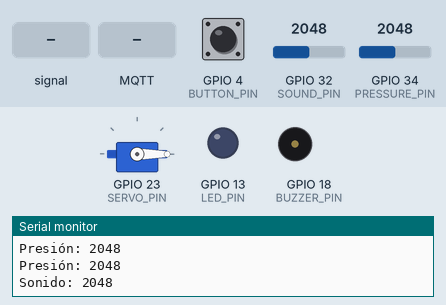
Bench run of a sketch on a simulated ESP32. On the bench: servo, output pins drawn as LEDs (lit = HIGH), buzzer (waves = sounding), the last lines printed to the serial monitor. Inputs (shaded band) come from the test bench; at power-on: GPIO 4 (BUTTON_PIN) HIGH, GPIO 32 (SOUND_PIN) = 2048, GPIO 34 (PRESSURE_PIN) = 2048. WiFi joins after 1.5 s; servers stay silent unless stated; no MQTT or app messages arrive unless stated.

Above: at 2.7 s.
2.8 s: GPIO 4 (BUTTON_PIN) pulled LOW for 0.15 s
At 5.23 s:
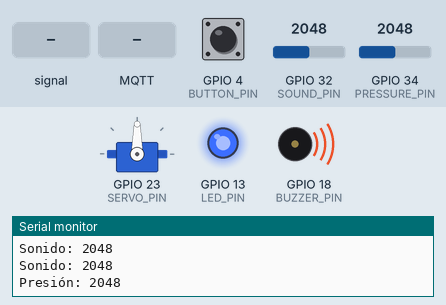
5.8 s: GPIO 32 (SOUND_PIN) set to 560
At 7.75 s:
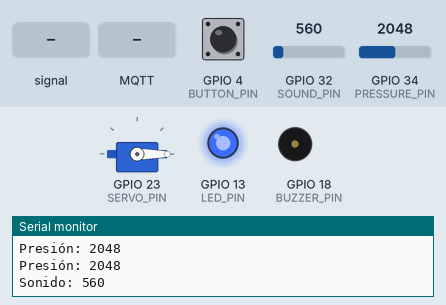
8.8 s: GPIO 34 (PRESSURE_PIN) set to 520
11.8 s: GPIO 34 (PRESSURE_PIN) set to 460
At 12.7 s:
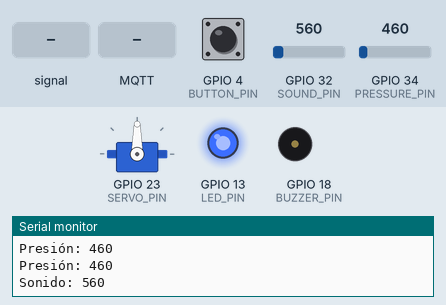
13.5 s: GPIO 32 (SOUND_PIN) fed a 200 Hz sine of ±327 counts around its level
At 15.8 s:
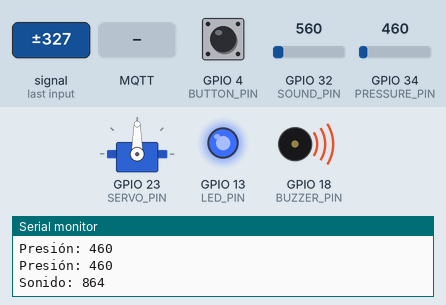
16.5 s: MQTT message "STANDBY" arrives on the first subscribed topic
At 16.88 s:
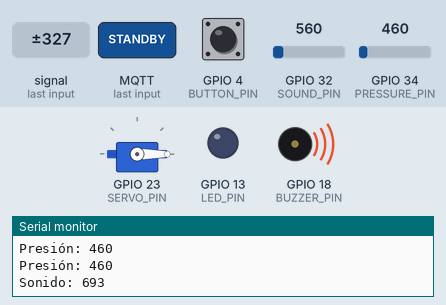
Timing chart, 0 to 19.5 s (numbered marks = the images above; inputs shaded):
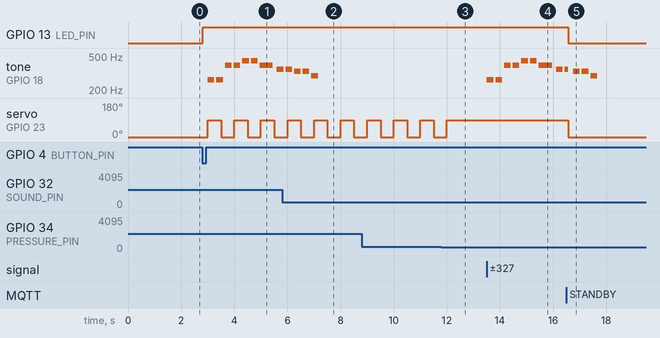

Measured:
- the behaviour switches between 501 and 500 on GPIO 34 (PRESSURE_PIN) (found by bisection; images 2 and 3)
- after the input at 2.8 s, GPIO 13 (LED_PIN): LOW → HIGH at once; tone on GPIO 18 (BUZZER_PIN): plays 262 Hz for 0.25 s, 262 Hz for 0.25 s, 392 Hz for 0.25 s, 392 Hz for 0.25 s, 440 Hz for 0.25 s, 440 Hz for 0.25 s … (8 notes in this stretch), starting after 0.21 s
- after the input at 5.8 s, tone on GPIO 18 (BUZZER_PIN): goes on until 7.2 s, then stays silent
- after the input at 11.8 s, servo on GPIO 23 (SERVO_PIN): goes on until 12.0 s, then stays 90°
- after the input at 13.5 s, tone on GPIO 18 (BUZZER_PIN): plays 262 Hz for 0.25 s, 262 Hz for 0.25 s, 392 Hz for 0.25 s, 392 Hz for 0.25 s, 440 Hz for 0.25 s, 440 Hz for 0.25 s … (9 notes in this stretch), starting at once
- after the input at 16.5 s, GPIO 13 (LED_PIN): HIGH → LOW after 0.08 s; servo on GPIO 23 (SERVO_PIN): 90° → 0° after 0.08 s

The sketch:

wifi-scan.ino
```cpp
#include <Arduino.h>
#include <WiFi.h>
#include <PubSubClient.h>
#include <ESP32Servo.h>

// --- Melodía ---
#define NOTE_C4 262
#define NOTE_G4 392
#define NOTE_A4 440
#define NOTE_F4 349
#define NOTE_E4 330
#define NOTE_D4 294
#define REST 0

int melody[] = {
  NOTE_C4, NOTE_C4, NOTE_G4, NOTE_G4, NOTE_A4, NOTE_A4, NOTE_G4,
  NOTE_F4, NOTE_F4, NOTE_E4, NOTE_E4, NOTE_D4, NOTE_D4, NOTE_C4,
  REST
};
int noteDurations[] = {
  4, 4, 4, 4, 4, 4, 2,
  4, 4, 4, 4, 4, 4, 2,
  2
};
int melodyLength = sizeof(melody) / sizeof(int);

// --- Configuración WiFi y MQTT ---
#define WIFI_SSID         "Micaela"
#define WIFI_PASSWORD     "Mica1611aaa"
#define MQTT_SERVER       "broker.hivemq.com"
#define MQTT_PORT         1883
#define MQTT_CLIENT_ID    "ESP32_CUNA"
#define MQTT_TOPIC_SONIDO "sensor/sonido"
#define MQTT_TOPIC_MOV    "sensor/movimiento"
#define MQTT_TOPIC_CONTROL "control/estado"

// --- Pines ---
#define BUZZER_PIN   18
#define LED_PIN      13
#define SOUND_PIN    32
#define SERVO_PIN    23
#define PRESSURE_PIN 34
#define BUTTON_PIN   4

// --- Umbrales y Constantes ---
#define UMBRAL_SONIDO        600
#define UMBRAL_MOV           500
#define SERVO_POS_OFF        0
#define SERVO_POS_ON         90
#define SERVO_MOVE_PERIOD_MS 500

// --- Configuración FreeRTOS ---
#define QUEUE_SIZE           20
#define TASK_DELAY_SENS_MS   500
#define TASK_DELAY_BTN_MS    50
#define DEBOUNCE_DELAY_MS    200

// --- Variables Globales y Mecanismos de Sincronización ---

enum Estado { STANDBY, ACTIVO, LLANTO, MOVIMIENTO, MOVYLLA };
enum Evento {
    EVENTO_SILENCIO,
    EVENTO_LLANTO,
    EVENTO_QUIETO,
    EVENTO_MOV,
    EVENTO_BOTON_TOGGLE // Evento único para el botón
};
enum TareaCmd { CMD_STOP = 0, CMD_START = 1 }; // Comandos para actuadores

Estado estado_actual = STANDBY; // ¡Solo la FSM toca esta variable!
QueueHandle_t colaEventos; // (Sensores -> FSM)

// --- ¡MECANISMOS DE "DESPERTADOR"! ---
// Semáforos Binarios para "Despertar" (Start)
SemaphoreHandle_t semMelodyStart;
SemaphoreHandle_t semServoStart;
SemaphoreHandle_t semPublishStart;
// Colas de Comandos para "Interrumpir" (Stop)
QueueHandle_t queueMelodyCmd;
QueueHandle_t queueServoCmd;
QueueHandle_t queuePublishCmd;


Servo servoCuna;
WiFiClient espClient;
PubSubClient client(espClient);

// --- Funciones de Actuador (Hardware) (sin cambios) ---
void encenderLED() { digitalWrite(LED_PIN, HIGH); }
void apagarSistema() {
    digitalWrite(LED_PIN, LOW);
    noTone(BUZZER_PIN);
    servoCuna.write(SERVO_POS_OFF);
}

// --- Tareas de Actuadores (Basadas en Señales/Comandos) ---

void TaskMelody(void *pvParameters) {
    // Inicializa cmd a un valor seguro (START)
    TareaCmd cmd = CMD_START;

    while (1) {
        // 1. Duerme indefinidamente hasta que la FSM la "despierte"
        xSemaphoreTake(semMelodyStart, portMAX_DELAY);

        // 2. Resetea el comando a START cada vez que se despierta.
        cmd = CMD_START;

        while (1) { // Bucle de reproducción
            // 2.1. Revisa si la FSM envió un comando de STOP
            if (xQueueReceive(queueMelodyCmd, &cmd, 0) == pdPASS) {
                if (cmd == CMD_STOP) {
                    noTone(BUZZER_PIN);
                    break; // Vuelve a dormir (paso 1)
                }
            }

            // 2.2. Toca la melodía
            for (int i = 0; i < melodyLength; i++) {
                if (i % 4 == 0) { // Chequeo de aborto intermedio
                     if (xQueueReceive(queueMelodyCmd, &cmd, 0) == pdPASS) {
                         if (cmd == CMD_STOP) break;
                     }
                }
                if (cmd == CMD_STOP) break;

                int noteDuration = 1000 / noteDurations[i];
                tone(BUZZER_PIN, melody[i], noteDuration);
                vTaskDelay(pdMS_TO_TICKS(noteDuration * 1.30));
                noTone(BUZZER_PIN);
            }
            if (cmd == CMD_STOP) {
                break;
            }
            vTaskDelay(pdMS_TO_TICKS(500));
        }
    }
}

void TaskServo(void *pvParameters) {
    // Inicializa cmd a un valor seguro (STOP por defecto)
    TareaCmd cmd = CMD_STOP;
    while(1) {
        // 1. Duerme indefinidamente hasta que la FSM la "despierte"
        xSemaphoreTake(semServoStart, portMAX_DELAY);

        // 2. Resetea el comando a START cada vez que se despierta.
        cmd = CMD_START;

        while(1) { // Bucle de mecedora
            // 2.1. Revisa si la FSM envió un comando de STOP
            if (xQueueReceive(queueServoCmd, &cmd, 0) == pdPASS) {
                if (cmd == CMD_STOP) {
                    servoCuna.write(SERVO_POS_OFF);
                    break; // Vuelve a dormir (paso 1)
                }
            }

            // 2.2. Ejecuta un ciclo de mecedora
            servoCuna.write(SERVO_POS_ON);
            vTaskDelay(pdMS_TO_TICKS(SERVO_MOVE_PERIOD_MS));
            if (xQueueReceive(queueServoCmd, &cmd, 0) == pdPASS) {
                 if (cmd == CMD_STOP) break;
            }
            servoCuna.write(SERVO_POS_OFF);
            vTaskDelay(pdMS_TO_TICKS(SERVO_MOVE_PERIOD_MS));
        }
    }
}

// --- Tareas de Sensores y Botón (Generadoras de Eventos) ---

void TaskSonido(void *pvParameters) {
    while (1) {
        int localSoundLevel = analogRead(SOUND_PIN);
        Serial.print("Sonido: "); Serial.println(localSoundLevel);

        // Solo envía eventos. No actualiza variables globales.
        Evento e = (localSoundLevel > UMBRAL_SONIDO) ? EVENTO_LLANTO : EVENTO_SILENCIO;
        xQueueSend(colaEventos, &e, 0); // Envía evento a la FSM

        vTaskDelay(pdMS_TO_TICKS(TASK_DELAY_SENS_MS));
    }
}

void TaskMovimiento(void *pvParameters) {
    while (1) {
        int localMovementLevel = analogRead(PRESSURE_PIN);
        Serial.print("Presión: "); Serial.println(localMovementLevel);

        // Solo envía eventos. No actualiza variables globales.
        Evento e = (localMovementLevel > UMBRAL_MOV) ? EVENTO_MOV : EVENTO_QUIETO;
        xQueueSend(colaEventos, &e, 0); // Envía evento a la FSM

        vTaskDelay(pdMS_TO_TICKS(TASK_DELAY_SENS_MS));
    }
}

// * REFACTORIZADO: Ya no consulta estado_actual ni usa Mutex *
void TaskBoton(void *pvParameters) {
    bool lastState = HIGH;
    while (1) {
        bool currentState = digitalRead(BUTTON_PIN);
        if (lastState == HIGH && currentState == LOW) { // Flanco de bajada

            // Envía un evento "TOGGLE" (alternar) simple.
            // La FSM decidirá qué hacer con él.
            Evento e = EVENTO_BOTON_TOGGLE;
            xQueueSend(colaEventos, &e, 0); // Envía evento a la FSM

            vTaskDelay(pdMS_TO_TICKS(DEBOUNCE_DELAY_MS)); // Antirrebote
        }
        lastState = currentState;
        vTaskDelay(pdMS_TO_TICKS(TASK_DELAY_BTN_MS)); // Frecuencia de chequeo
    }
}

// --- Tareas de Comunicación ---

// * REFACTORIZADO: Ahora es controlado por señales y lee los sensores él mismo *
void TaskPublish(void *pvParameters){
  // Inicializa cmd a un valor seguro (STOP por defecto)
  TareaCmd cmd = CMD_STOP;
  while(1){

    // 1. Duerme indefinidamente hasta que la FSM la "despierte"
    xSemaphoreTake(semPublishStart, portMAX_DELAY);

    // 2. Resetea el comando a START cada vez que se despierta.
    cmd = CMD_START;

    // 2. Al despertar, comienza el bucle de publicación
    while(1) {
        // 2.1. Revisa (sin bloquear) si la FSM envió un comando de STOP
        if (xQueueReceive(queuePublishCmd, &cmd, 0) == pdPASS) {
            if (cmd == CMD_STOP) {
                break; // Sale del bucle de publicación y vuelve a dormir (paso 1)
            }
        }

        // 2.2. Lee los sensores AHORA (ya no depende de variables globales)
        int localSon = analogRead(SOUND_PIN);
        int localMov = analogRead(PRESSURE_PIN);

        char strMov[10], strSon[10];

        // 2.3. Publica los datos
        sprintf(strMov, "%d", localMov);
        client.publish(MQTT_TOPIC_MOV, strMov);
        sprintf(strSon, "%d", localSon);
        client.publish(MQTT_TOPIC_SONIDO, strSon);

        // 2.4. Espera 1 segundo
        vTaskDelay(pdMS_TO_TICKS(1000));
    }
  }
}

void mqttCallback(char* topic, byte* payload, unsigned int length) {
    String mensaje;
    for (unsigned int i = 0; i < length; i++) { mensaje += (char)payload[i]; }

    Evento e;
    bool eventGenerated = false;
    if (String(topic) == MQTT_TOPIC_CONTROL) {
        if (mensaje == "STANDBY" || mensaje == "ACTIVO") {
            // Ambos comandos remotos se traducen a un TOGGLE
            e = EVENTO_BOTON_TOGGLE;
            eventGenerated = true;
        } else if (mensaje == "MOVIMIENTO") {
            e = EVENTO_MOV;
            eventGenerated = true;
        }

        if (eventGenerated) { xQueueSend(colaEventos, &e, 0); } // Envía evento a la FSM
    }
}

// --- Tarea FSM (Cerebro Central) ---
// * REFACTORIZADA: Sin Mutex, controla Tareas de Actuador Y Publicación *

void TaskFSM(void *pvParameters)
{
    Evento evento;
    TareaCmd cmd_off = CMD_STOP; // Comando reutilizable

    while (1)
    {
        // 1. Espera (bloqueado) hasta que llegue un evento
        // (Ya no se necesita Mutex, FSM es la única que escribe 'estado_actual')
        if (xQueueReceive(colaEventos, &evento, portMAX_DELAY) == pdPASS)
        {
            // SWITCH EXTERNO: Basado en el ESTADO ACTUAL
            switch (estado_actual)
            {
                case STANDBY:
                    switch (evento)
                    {
                        case EVENTO_BOTON_TOGGLE: // ON (Físico o MQTT)
                            estado_actual = ACTIVO;
                            // --- Acción de Transición ---
                            encenderLED();
                            xSemaphoreGive(semPublishStart); // ¡Despierta TaskPublish!
                            // -------------------------
                            break;
                        default: break;
                    }
                    break; // Fin de case STANDBY

                case ACTIVO:
                    switch (evento)
                    {
                        case EVENTO_BOTON_TOGGLE: // OFF (Físico o MQTT)
                            estado_actual = STANDBY;
                            // --- Acción de Transición ---
                            xQueueSend(queuePublishCmd, &cmd_off, 0); // ¡Comando STOP!
                            apagarSistema();
                            // -------------------------
                            break;
                        case EVENTO_LLANTO:
                            estado_actual = LLANTO;
                            xSemaphoreGive(semMelodyStart); // ¡Despierta TaskMelody!
                            break;
                        case EVENTO_MOV:
                            estado_actual = MOVIMIENTO;
                            xSemaphoreGive(semServoStart); // ¡Despierta TaskServo!
                            break;
                        default: break;
                    }
                    break; // Fin de case ACTIVO

                case LLANTO:
                    switch (evento)
                    {
                        case EVENTO_BOTON_TOGGLE: // OFF
                            estado_actual = STANDBY;
                            xQueueSend(queuePublishCmd, &cmd_off, 0); // STOP Publish
                            xQueueSend(queueMelodyCmd, &cmd_off, 0); // STOP Melody
                            apagarSistema();
                            break;
                        case EVENTO_SILENCIO:
                            estado_actual = ACTIVO;
                            xQueueSend(queueMelodyCmd, &cmd_off, 0); // STOP Melody
                            break;
                        case EVENTO_MOV:
                            estado_actual = MOVYLLA;
                            xSemaphoreGive(semServoStart); // ¡Despierta TaskServo!
                            break;
                        default: break;
                    }
                    break; // Fin de case LLANTO

                case MOVIMIENTO:
                    switch (evento)
                    {
                        case EVENTO_BOTON_TOGGLE: // OFF
                            estado_actual = STANDBY;
                            xQueueSend(queuePublishCmd, &cmd_off, 0); // STOP Publish
                            xQueueSend(queueServoCmd, &cmd_off, 0); // STOP Servo
                            apagarSistema();
                            break;
                        case EVENTO_QUIETO:
                            estado_actual = ACTIVO;
                            xQueueSend(queueServoCmd, &cmd_off, 0); // STOP Servo
                            break;
                        case EVENTO_LLANTO:
                            estado_actual = MOVYLLA;
                            xSemaphoreGive(semMelodyStart); // ¡Despierta TaskMelody!
                            break;
                        default: break;
                    }
                    break; // Fin de case MOVIMIENTO

                case MOVYLLA:
                    switch (evento)
                    {
                        case EVENTO_BOTON_TOGGLE: // OFF
                            estado_actual = STANDBY;
                            xQueueSend(queuePublishCmd, &cmd_off, 0); // STOP Publish
                            xQueueSend(queueMelodyCmd, &cmd_off, 0); // STOP Melody
                            xQueueSend(queueServoCmd, &cmd_off, 0);  // STOP Servo
                            apagarSistema();
                            break;
                        case EVENTO_SILENCIO:
                            estado_actual = MOVIMIENTO;
                            xQueueSend(queueMelodyCmd, &cmd_off, 0); // STOP Melody
                            break;
                        case EVENTO_QUIETO:
                            estado_actual = LLANTO;
                            xQueueSend(queueServoCmd, &cmd_off, 0); // STOP Servo
                            break;
                        default: break;
                    }
                    break; // Fin de case MOVYLLA
            }
        }
    }
}


void reconnectMQTT() {
    while (!client.connected()) {
        if (client.connect(MQTT_CLIENT_ID)) {
            client.subscribe(MQTT_TOPIC_CONTROL);
        } else {
            vTaskDelay(pdMS_TO_TICKS(2000));
        }
    }
}

// --- Setup y Loop ---

void setup() {
    Serial.begin(115200);

    pinMode(LED_PIN, OUTPUT);
    pinMode(BUZZER_PIN, OUTPUT);
    pinMode(SOUND_PIN, INPUT);
    pinMode(PRESSURE_PIN, INPUT);
    pinMode(BUTTON_PIN, INPUT_PULLUP);

    servoCuna.attach(SERVO_PIN, 500, 2500);
    servoCuna.write(SERVO_POS_OFF);

    // --- Inicializa los mecanismos de FreeRTOS ---

    // (Mutex ya no es necesario para el estado, se eliminó)

    // Cola de eventos (Sensores -> FSM)
    colaEventos = xQueueCreate(QUEUE_SIZE, sizeof(Evento));

    // Semáforos Binarios para "Despertar" (Start)
    semMelodyStart = xSemaphoreCreateBinary();
    semServoStart = xSemaphoreCreateBinary();
    semPublishStart = xSemaphoreCreateBinary();

    // Colas de Comandos para "Interrumpir" (Stop)
    queueMelodyCmd = xQueueCreate(1, sizeof(TareaCmd)); // Cola de tamaño 1
    queueServoCmd = xQueueCreate(1, sizeof(TareaCmd));  // Cola de tamaño 1
    queuePublishCmd = xQueueCreate(1, sizeof(TareaCmd)); // Cola de tamaño 1

    // Conexión WiFi
    WiFi.begin(WIFI_SSID, WIFI_PASSWORD);
    while (WiFi.status() != WL_CONNECTED) { delay(500); }

    // Configuración MQTT
    client.setServer(MQTT_SERVER, MQTT_PORT);
    client.setCallback(mqttCallback);

    // Creación de Tareas
    xTaskCreate(TaskSonido, "TaskSonido", 4096, NULL, 1, NULL);
    xTaskCreate(TaskMovimiento, "TaskMovimiento", 4096, NULL, 1, NULL);
    xTaskCreate(TaskBoton, "TaskBoton", 2048, NULL, 1, NULL);
    xTaskCreate(TaskPublish, "TaskPublish", 4096, NULL, 1, NULL); // Aumentado stack por lecturas
    xTaskCreate(TaskMelody, "TaskMelody", 4096, NULL, 1, NULL);
    xTaskCreate(TaskServo, "TaskServo", 4096, NULL, 1, NULL);
    xTaskCreate(TaskFSM, "TaskFSM", 4096, NULL, 2, NULL); // Mayor prioridad
}

void loop() {
    if (!client.connected()) {
        reconnectMQTT();
    }
    client.loop();
    vTaskDelay(pdMS_TO_TICKS(100));
}
```
